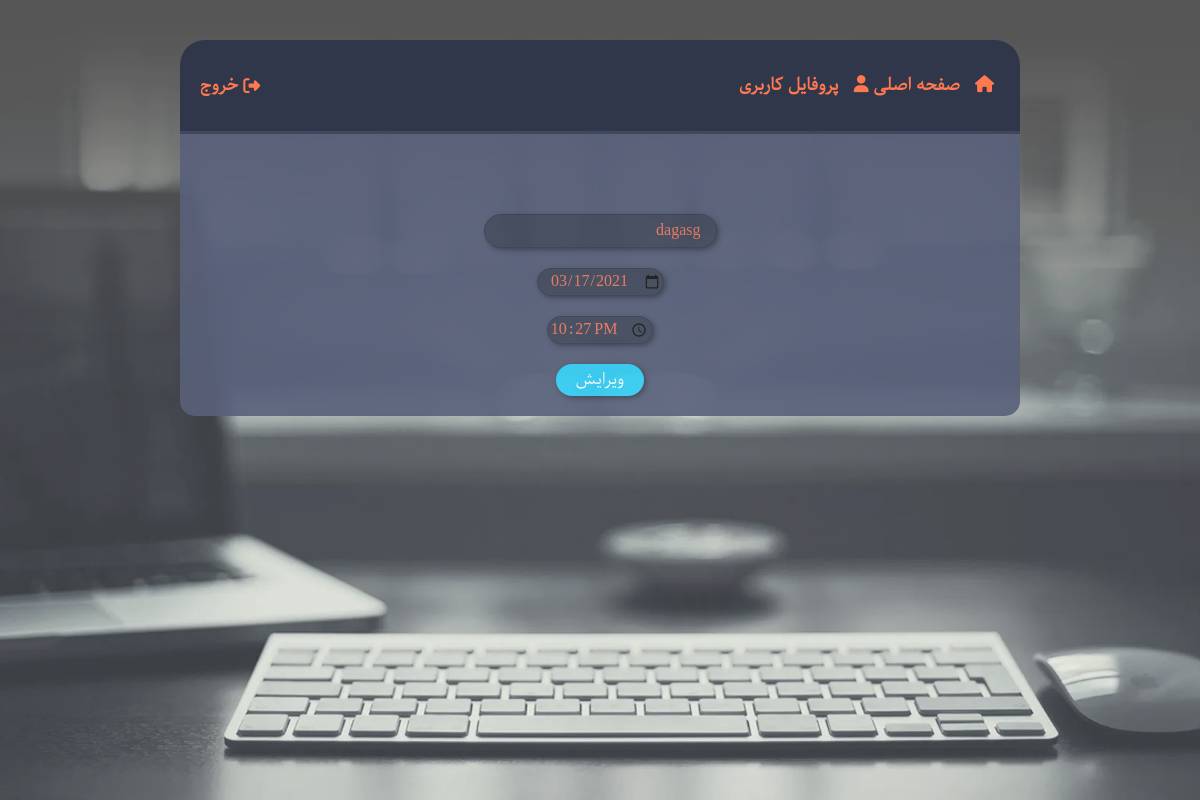
The app's page /editpost/13 (signed in) with its own data.
### main/models.py (models this page shows, shortened)
class Post(db.Model):
    id=db.Column(db.Integer,primary_key=True)
    title=db.Column(db.String(60),nullable=False)
    date=db.Column(db.Date,nullable=False,default=datetime.utcnow)
    time=db.Column(db.Time,nullable=False,default=datetime.now().time())
    user_id=db.Column(db.Integer,db.ForeignKey("user.id"),nullable=False)

### main/routes.py (the view)
@app.route("/editpost/<int:postid>",methods=["GET","POST"])
@login_required
def editpost(postid):
    form=edit_post_form()
    getpost=Post.query.get_or_404(postid)
    if getpost.author!=current_user:
        abort(403)
    if form.validate_on_submit():
        getpost.title=form.title.data
        getpost.date=form.date.data
        getpost.time=form.time.data
        db.session.commit()
        flash("پست شما ویرایش شد.",category="success")
        return redirect(url_for("index"))
    elif request.method=="GET":
        form.title.data=getpost.title
        form.date.data=getpost.date
        form.time.data=getpost.time
    return render_template("editpost.html",form=form,post=getpost,title=f"ویرایش پست {getpost.id}")

### main/forms.py
class edit_post_form(FlaskForm):
    title = StringField("onvan", validators=[DataRequired("این فیلد باید پر شود"),
                                             Length(3, 25, "تعداد کاراکتر باید بین 3 تا 25 باشد")],
                        render_kw={"placeholder": "عنوان","id":"edit-post-text"})
    date = DateField("date", validators=[DataRequired()], render_kw={"type": "date"})
    time = TimeField("time", validators=[DataRequired()], render_kw={"type": "time", "id": "timeinput"})
    submit = SubmitField("ویرایش")

### main/models.py (called while the page is built)
@login_manager.user_loader
def load_user(user_id):
    return User.query.get(int(user_id))

### main/templates/editpost.html (shortened to what this page needs)
{% extends "layout.html" %}
{% block header %}
    <div class="listright">
        <i class="fas fa-home"></i><a href="{{ url_for("index") }}">
        <li>صفحه اصلی</li>
    </a>
        <i class="fas fa-user"></i><a href="#">
        <li>پروفایل کاربری</li>
    </a>
    </div>
    <div class="listleft">
        <i class="fas fa-sign-out-alt"></i><a href="{{url_for("logout")}}">خروج</a>
    </div>
{% endblock %}
{% block content %}
    <form method="POST" class="edit-post" action="">
        {{form.title}}
        {{ form.date }}
        {{ form.time }}
        {{ form.submit }}
    </form>
{% endblock %}

### main/static/css/main.css (style rules this page uses)
html { height: 100%; }
body { margin: 0px; font-family: parastoo; height: 100%; }
.header li { display: inline; list-style:none; margin-right: 10px; }
.listleft { margin-left: 20px; display: flex; flex-direction: row; justify-content: flex-start; align-items: center; }
.listleft i { margin-left: 5px; }
.listright { margin-right: -14px; }
.header a { text-decoration: none; color: #ff6a3d; }
.register-popup form input[type="email"],input[type="password"],input[type="text"] { text-align: left; background-color: #F1F1F1; padding: 4px 26px; direction: ltr; }
.edit-post { margin-top: 60px; display: flex; flex-direction: column; align-items: center; }
.edit-post input { text-align: center; font-family: parastoo; margin-bottom: 20px; border-radius: 25px; border: 0px; color: #F16B4E; background-color: #2e374d; border: 1px solid #242c3f; font-size: 16px; box-shadow: 2px 2px 5px #242c3f; }
.edit-post input[type="text"] { padding: 4px 15px; text-align: right; }
.edit-post input[type="submit"] { padding: 4px 20px; cursor: pointer; border: 0px; background-color: #1dcbf7; transition: 0.2s ease-in-out; color: white; }

### records on screen
Post: title "dagasg", date "03/17/2021", time "22:27"
